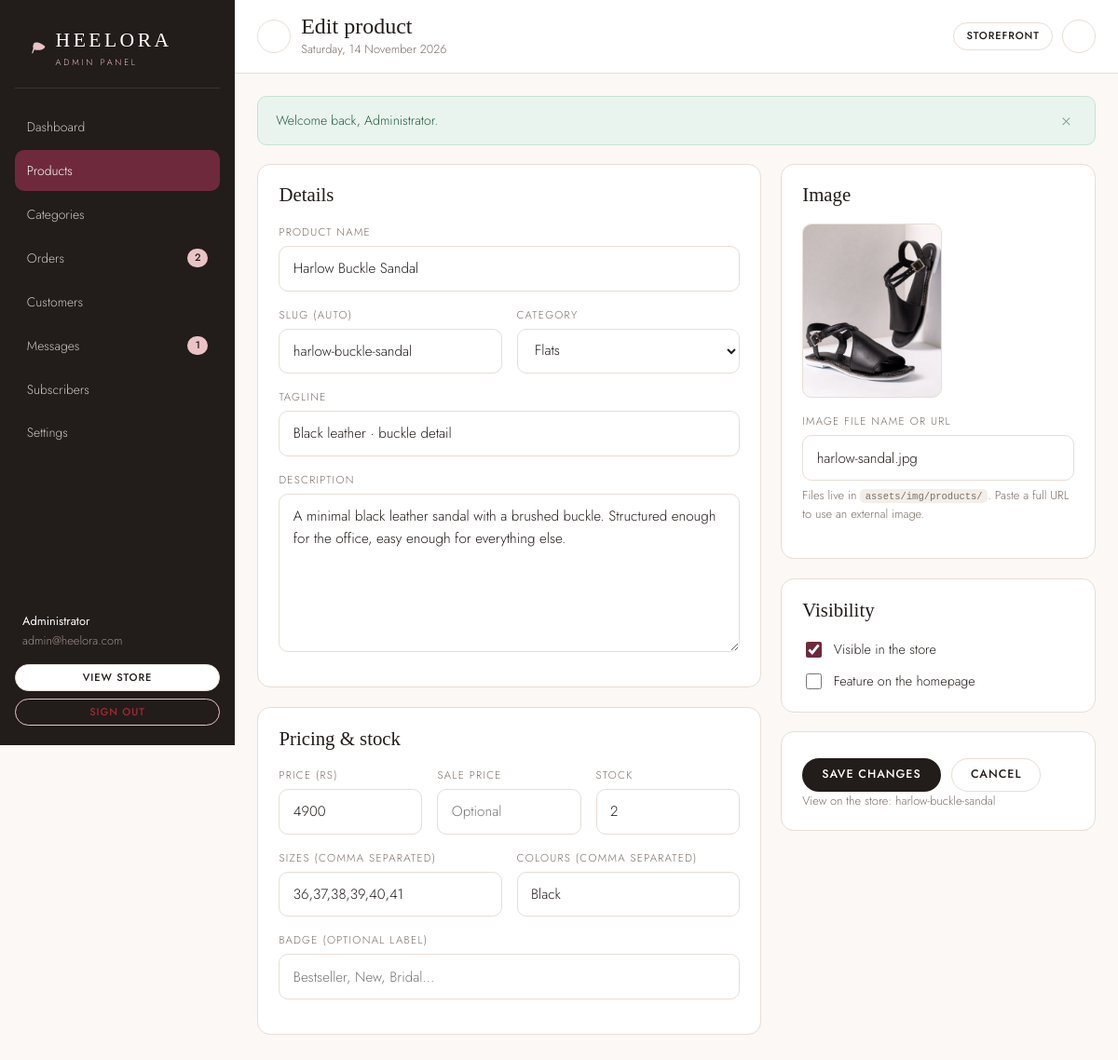
/admin/product-edit.php?id=12 (signed in), run on the app's committed database.
### tables this page shows
CREATE TABLE products (
    id           INTEGER PRIMARY KEY AUTOINCREMENT,
    category_id  INTEGER,
    name         TEXT NOT NULL,
    slug         TEXT NOT NULL UNIQUE,
    tagline      TEXT DEFAULT '',
    description  TEXT DEFAULT '',
    price        REAL NOT NULL DEFAULT 0,
    sale_price   REAL,
    image        TEXT DEFAULT '',
    sizes        TEXT DEFAULT '36,37,38,39,40,41',
    colors       TEXT DEFAULT '',
    stock        INTEGER NOT NULL DEFAULT 0,
    badge        TEXT DEFAULT '',
    is_featured  INTEGER NOT NULL DEFAULT 0,
    is_active    INTEGER NOT NULL DEFAULT 1,
    created_at   TEXT DEFAULT CURRENT_TIMESTAMP,
    FOREIGN KEY (category_id) REFERENCES categories(id) ON DELETE SET NULL
);

CREATE TABLE categories (
    id          INTEGER PRIMARY KEY AUTOINCREMENT,
    name        TEXT NOT NULL,
    slug        TEXT NOT NULL UNIQUE,
    description TEXT DEFAULT '',
    image       TEXT DEFAULT '',
    sort_order  INTEGER DEFAULT 0,
    created_at  TEXT DEFAULT CURRENT_TIMESTAMP
);

### includes/db.php (called while the page is built, shortened)
<?php
function db(): PDO
{
    static $pdo = null;
    if ($pdo instanceof PDO) {
        return $pdo;
    }
    $pdo = new PDO('sqlite:' . DB_FILE, null, null, [
        PDO::ATTR_ERRMODE            => PDO::ERRMODE_EXCEPTION,
        PDO::ATTR_DEFAULT_FETCH_MODE => PDO::FETCH_ASSOC,
        PDO::ATTR_EMULATE_PREPARES   => false,
    ]);
    $pdo->exec('PRAGMA foreign_keys = ON');
    $pdo->exec('PRAGMA journal_mode = WAL');
    return $pdo;
}

### admin/includes/auth.php (called while the page is built, shortened)
<?php
function admin_user(): ?array
{
    $stmt = db()->prepare('SELECT * FROM admins WHERE id = ?');
    $stmt->execute([(int) $_SESSION['admin_id']]);
    $row = $stmt->fetch();
    return $row ?: null;
}
function require_admin(): array
{
    $admin = admin_user();
    return $admin;
}
function admin_url(string $path = ''): string
{
    return url('admin/' . ltrim($path, '/'));
}

### admin/product-edit.php (the view, shortened to what this page needs)
<?php
require_once __DIR__ . '/includes/auth.php';
$admin = require_admin();
$pdo     = db();
$id      = (int) ($_GET['id'] ?? 0);
$isEdit  = $id > 0;
$product = [
    'name'        => '',
    'slug'        => '',
    'category_id' => '',
    'tagline'     => '',
    'description' => '',
    'price'       => '',
    'sale_price'  => '',
    'image'       => '',
    'sizes'       => '36,37,38,39,40,41',
    'colors'      => '',
    'stock'       => '0',
    'badge'       => '',
    'is_featured' => 0,
    'is_active'   => 1,
];
if ($isEdit) {
    $stmt = $pdo->prepare('SELECT * FROM products WHERE id = ?');
    $stmt->execute([$id]);
    $row = $stmt->fetch();
    $product = $row;
}
$categories = get_categories();
$admin_title  = $isEdit ? 'Edit product' : 'New product';
$admin_active = 'products';
require __DIR__ . '/includes/header.php';
?>
<form method="post" action="<?= e(admin_url('product-edit.php' . ($isEdit ? '?id=' . $id : ''))) ?>">
    <div class="cols">
        <div>
            <div class="admin-card">
                <div class="admin-card__head"><h2 class="admin-card__title">Details</h2></div>
                <div class="field">
                    <label class="field__label" for="p-name">Product name</label>
                    <input class="input" type="text" id="p-name" name="name" value="<?= e($product['name']) ?>" data-slug-source="#p-slug" required>
                </div>
                <div class="field-row">
                    <div class="field">
                        <label class="field__label" for="p-slug">Slug <span class="text-muted">(auto)</span></label>
                        <input class="input" type="text" id="p-slug" name="slug" value="<?= e($product['slug']) ?>" placeholder="aurelia-pointed-pump">
                    </div>
                    <div class="field">
                        <label class="field__label" for="p-cat">Category</label>
                        <select class="input" id="p-cat" name="category_id">
                            <?php foreach ($categories as $cat): ?>
                                <option value="<?= (int) $cat['id'] ?>" <?= (string) $product['category_id'] === (string) $cat['id'] ? 'selected' : '' ?>><?= e($cat['name']) ?></option>
                            <?php endforeach; ?>
                        </select>
                    </div>
                </div>
                <div class="field">
                    <label class="field__label" for="p-tagline">Tagline</label>
                    <input class="input" type="text" id="p-tagline" name="tagline" value="<?= e($product['tagline']) ?>" placeholder="Soft nude leather · 85mm stiletto">
                </div>
                <div class="field mb-0">
                    <label class="field__label" for="p-desc">Description</label>
                    <textarea class="textarea" id="p-desc" name="description" rows="6"><?= e($product['description']) ?></textarea>
                </div>
            </div>
            <div class="admin-card">
                <div class="admin-card__head"><h2 class="admin-card__title">Pricing &amp; stock</h2></div>
                <div class="field-row field-row--3">
                    <div class="field">
                        <label class="field__label" for="p-price">Price (<?= e(trim(CURRENCY)) ?>)</label>
                        <input class="input" type="number" step="1" min="0" id="p-price" name="price" value="<?= e((string) $product['price']) ?>" required>
                    </div>
                    <div class="field">
                        <label class="field__label" for="p-sale">Sale price</label>
                        <input class="input" type="number" step="1" min="0" id="p-sale" name="sale_price" value="<?= e((string) ($product['sale_price'] ?? '')) ?>" placeholder="Optional">
                    </div>
                    <div class="field">
                        <label class="field__label" for="p-stock">Stock</label>
                        <input class="input" type="number" step="1" min="0" id="p-stock" name="stock" value="<?= e((string) $product['stock']) ?>">
                    </div>
                </div>
                <div class="field-row">
                    <div class="field">
                        <label class="field__label" for="p-sizes">Sizes <span class="text-muted">(comma separated)</span></label>
                        <input class="input" type="text" id="p-sizes" name="sizes" value="<?= e($product['sizes']) ?>" placeholder="36,37,38,39,40,41">
                    </div>
                    <div class="field">
                        <label class="field__label" for="p-colors">Colours <span class="text-muted">(comma separated)</span></label>
                        <input class="input" type="text" id="p-colors" name="colors" value="<?= e($product['colors']) ?>" placeholder="Nude,Black,Burgundy">
                    </div>
                </div>
                <div class="field mb-0">
                    <label class="field__label" for="p-badge">Badge <span class="text-muted">(optional label)</span></label>
                    <input class="input" type="text" id="p-badge" name="badge" value="<?= e($product['badge']) ?>" placeholder="Bestseller, New, Bridal…">
                </div>
            </div>
        </div>
        <div>
            <div class="admin-card">
                <div class="admin-card__head"><h2 class="admin-card__title">Image</h2></div>
                <img class="image-preview" id="p-preview" src="<?= e(product_image($product['image'])) ?>" alt="Preview">
                <div class="field mt-2">
                    <label class="field__label" for="p-image">Image file name or URL</label>
                    <input class="input" type="text" id="p-image" name="image" value="<?= e($product['image']) ?>" placeholder="aurelia-pump.jpg" data-image-input="#p-preview">
                    <p class="field__hint">Files live in <code>assets/img/products/</code>. Paste a full URL to use an external image.</p>
                </div>
            </div>
            <div class="admin-card">
                <div class="admin-card__head"><h2 class="admin-card__title">Visibility</h2></div>
                <label class="checkbox" style="margin-bottom:.7rem">
                    <input type="checkbox" name="is_active" value="1" <?= (int) $product['is_active'] ? 'checked' : '' ?>>
                    Visible in the store
                </label>
                <label class="checkbox">
                    <input type="checkbox" name="is_featured" value="1" <?= (int) $product['is_featured'] ? 'checked' : '' ?>>
                    Feature on the homepage
                </label>
            </div>
            <div class="admin-card mb-0">
                <div class="form-actions">
                    <button type="submit" class="btn btn--dark"><?= $isEdit ? 'Save changes' : 'Create product' ?></button>
                    <a class="btn btn--light" href="<?= e(admin_url('products.php')) ?>">Cancel</a>
                </div>
                <?php if ($isEdit): ?>
                    <p class="field__hint mt-2">View on the store:
                        <a href="<?= e(url('product.php?slug=' . urlencode((string) $product['slug']))) ?>" target="_blank" rel="noopener"><?= e($product['slug']) ?></a>
                    </p>
                <?php endif; ?>
            </div>
        </div>
    </div>
</form>
<?php require __DIR__ . '/includes/footer.php'; ?>

### admin/includes/header.php (shortened to what this page needs)
<?php
$admin_title  = $admin_title ?? 'Dashboard';
$admin_active = $admin_active ?? 'dashboard';
$admin        = $admin ?? admin_user();
$pendingCount = (int) db()->query("SELECT COUNT(*) FROM orders WHERE status = 'pending'")->fetchColumn();
$unreadCount  = (int) db()->query('SELECT COUNT(*) FROM messages WHERE is_read = 0')->fetchColumn();
$adminNav = [
    ['label' => 'Dashboard',   'href' => 'index.php',       'key' => 'dashboard',  'icon' => 'grid'],
    ['label' => 'Products',    'href' => 'products.php',    'key' => 'products',   'icon' => 'box'],
    ['label' => 'Categories',  'href' => 'categories.php',  'key' => 'categories', 'icon' => 'layers'],
    ['label' => 'Orders',      'href' => 'orders.php',      'key' => 'orders',     'icon' => 'receipt', 'count' => $pendingCount],
    ['label' => 'Customers',   'href' => 'customers.php',   'key' => 'customers',  'icon' => 'users'],
    ['label' => 'Messages',    'href' => 'messages.php',    'key' => 'messages',   'icon' => 'mail', 'count' => $unreadCount],
    ['label' => 'Subscribers', 'href' => 'subscribers.php', 'key' => 'subscribers','icon' => 'sparkle'],
    ['label' => 'Settings',    'href' => 'settings.php',    'key' => 'settings',   'icon' => 'shield'],
];
?>
<!DOCTYPE html>
<html lang="en">
<head>
    <link rel="stylesheet" href="<?= e(asset('css/admin.css')) ?>">
</head>
<body>
<div class="admin-body">
    <aside class="admin-sidebar" data-admin-sidebar>
        <div class="admin-brand">
            <span><?= heel_glyph() ?></span>
            <span>
                <span class="admin-brand__name">HEELORA</span>
                <span class="admin-brand__sub">Admin panel</span>
            </span>
        </div>
        <nav class="admin-nav" aria-label="Admin">
            <?php foreach ($adminNav as $item): ?>
                <a href="<?= e(admin_url($item['href'])) ?>" class="<?= $admin_active === $item['key'] ? 'is-active' : '' ?>">
                    <span><?= e($item['label']) ?></span>
                    <?php if (!empty($item['count'])): ?>
                        <span class="admin-nav__count"><?= (int) $item['count'] ?></span>
                    <?php endif; ?>
                </a>
            <?php endforeach; ?>
        </nav>
        <div class="admin-sidebar__foot">
            <div class="admin-sidebar__user">
                <strong><?= e($admin['name'] ?? 'Administrator') ?></strong>
                <?= e($admin['email'] ?? '') ?>
            </div>
            <a class="btn btn--light btn--sm" href="<?= e(url('index.php')) ?>" target="_blank" rel="noopener"><?= icon('external') ?> View store</a>
            <a class="btn btn--danger btn--sm" href="<?= e(admin_url('logout.php')) ?>"><?= icon('logout') ?> Sign out</a>
        </div>
    </aside>
    <div class="admin-main">
        <header class="admin-topbar">
            <div style="display:flex;align-items:center;gap:.7rem">
                <button class="icon-btn admin-menu-btn" type="button" data-admin-menu aria-label="Open menu"><?= icon('menu') ?></button>
                <div>
                    <h1 class="admin-topbar__title"><?= e($admin_title) ?></h1>
                    <p class="admin-topbar__sub mb-0"><?= e(date('l, j F Y')) ?></p>
                </div>
            </div>
            <div class="admin-topbar__actions">
                <a class="btn btn--light btn--sm" href="<?= e(url('index.php')) ?>" target="_blank" rel="noopener">Storefront <?= icon('external') ?></a>
                <a class="icon-btn" href="<?= e(admin_url('logout.php')) ?>" aria-label="Sign out"><?= icon('logout') ?></a>
            </div>
        </header>
        <div class="admin-content">
            <?= flash_render() ?>

### data on the page
products: name "Harlow Buckle Sandal", slug "harlow-buckle-sandal", category_id "Flats", tagline "Black leather · buckle detail", description "A minimal black leather sandal with a brushed buckle. Structured enough for the office, easy enough for everything else.", price "4900", stock "2", sizes "36,37,38,39,40,41", colors "Black", image (picture), image "harlow-sandal.jpg", is_active "☑"

### other printed values
$item['label'] "Dashboard"
$item['label'] "Products"
$item['label'] "Categories"
$item['label'] "Orders"
$item['count'] "2"
$item['label'] "Customers"
$item['label'] "Messages"
$item['count'] "1"
$item['label'] "Subscribers"
$item['label'] "Settings"
$admin['name'] "Administrator"
$admin['email'] "admin@heelora.com"
$admin_title "Edit product"
$message "Welcome back, Administrator."
CURRENCY "RS"
